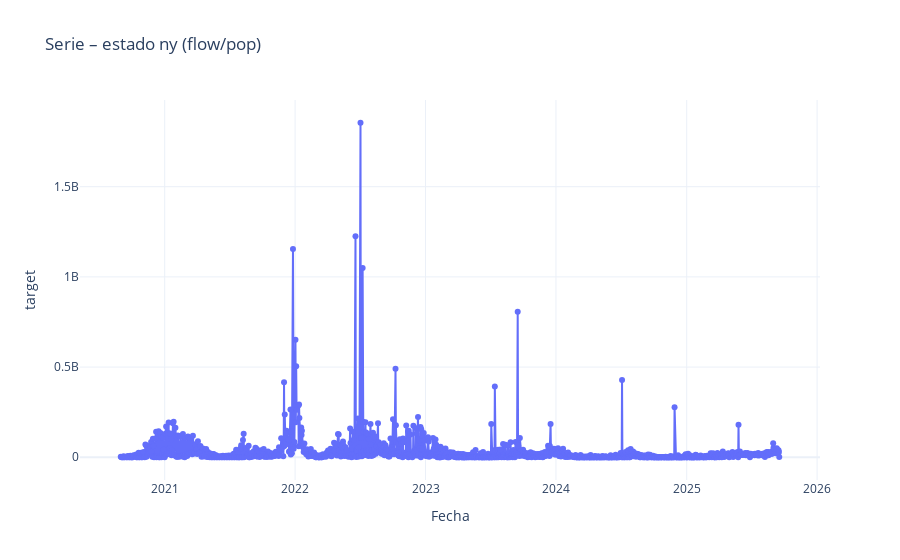

Notebook cell for this chart:
### Markdown cell above
## 5. Preprocesamiento base y construcción de una serie (ej. estado NY)

Se elige un estado base (ej. NY) y se agrega la carga viral por fecha usando la mediana.

### Code cell
DATE_COL = 'sample_collect_date'
TARGET_COL = 'pcr_target_flowpop_lin'
STATE_COL = 'wwtp_jurisdiction'

df_raw[DATE_COL] = pd.to_datetime(df_raw[DATE_COL], errors='coerce')
df = df_raw.dropna(subset=[DATE_COL, TARGET_COL]).copy()

STATE = 'ny'  # puedes cambiar el estado base

df_state = df.query('wwtp_jurisdiction == @STATE')[[DATE_COL, TARGET_COL]].copy()
df_state = (
    df_state
    .groupby(DATE_COL, as_index=False)[TARGET_COL]
    .median()
    .sort_values(DATE_COL)
)
df_state = df_state.rename(columns={DATE_COL: 'date', TARGET_COL: 'target'})
df_state = df_state.dropna(subset=['date', 'target'])

print('Estado base:', STATE)
print('Rango de fechas:', df_state['date'].min(), '→', df_state['date'].max())
print('N observaciones:', len(df_state))
display(df_state.head())

fig = plot_time_series(df_state['date'], df_state['target'],
                       title=f'Serie – estado {STATE} (flow/pop)', ylabel='target')
fig.show()

### Figure 1 — Plotly figure (JSON) as saved in the notebook; plotly's stock layout.template omitted (floating-point values rounded to 4 significant figures; data arrays with more than 128 entries replaced by an {"elided": "..."} marker saying what was removed)
{"data": [{"mode": "lines+markers", "name": "serie", "type": "scatter", "x": {"elided": "1366 str values"}, "y": {"elided": "1366 float values"}}], "layout": {"title": {"text": "Serie – estado ny (flow/pop)"}, "xaxis": {"title": {"text": "Fecha"}}, "yaxis": {"title": {"text": "target"}}}}
